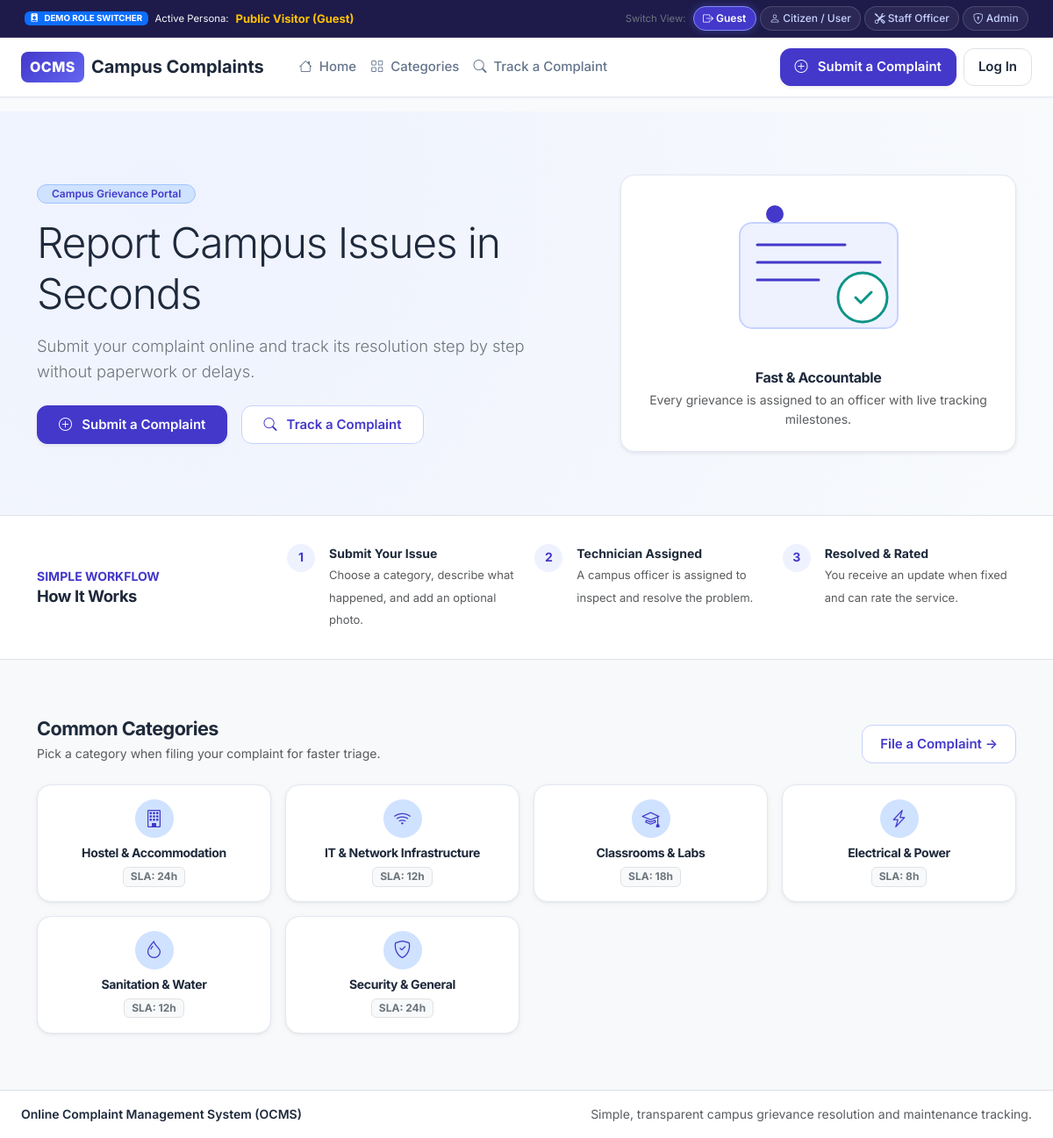
The page / on the database its author committed.
### app/models.py (models this page shows, shortened)
class Category(db.Model):
    __tablename__ = 'categories'
    id = db.Column(db.Integer, primary_key=True)
    name = db.Column(db.String(100), unique=True, nullable=False)
    description = db.Column(db.Text, nullable=True)
    sla_hours = db.Column(db.Integer, default=48, nullable=False)
    icon = db.Column(db.String(50), default='bi-tag', nullable=False)
    is_active = db.Column(db.Boolean, default=True, nullable=False)
    default_priority = db.Column(db.String(20), default='Medium', nullable=False)
    complaints = db.relationship('Complaint', backref='category', lazy=True)

### app/main/routes.py (the view)
@main_bp.route('/')
def index():
    categories = Category.query.filter_by(is_active=True).all()
    total_complaints = Complaint.query.count()
    resolved_count = Complaint.query.filter(Complaint.status.in_(['Resolved', 'Closed'])).count()
    resolution_rate = int((resolved_count / total_complaints * 100)) if total_complaints > 0 else 98
    stats = {
        'total': total_complaints,
        'resolved': resolved_count,
        'rate': resolution_rate,
        'categories_count': len(categories)
    }
    return render_template(
        'public/index.html',
        is_dashboard=False,
        categories=categories,
        stats=stats
    )

### app/__init__.py (called while the page is built)
def smart_url_for(endpoint, **values):
    try:
        return flask_url_for(endpoint, **values)
    except Exception:
        for prefix in ['auth', 'user', 'admin', 'staff', 'main']:
            try:
                return flask_url_for(f"{prefix}.{endpoint}", **values)
            except Exception:
                pass
        return flask_url_for(endpoint, **values)

### templates/public/index.html (shortened to what this page needs)
{% extends 'base.html' %}
{% block public_content %}
<section class="py-5" style="background: radial-gradient(circle at 15% 20%, rgba(238, 242, 255, 0.9) 0%, rgba(248, 250, 252, 1) 100%);">
  <div class="container py-4">
    <div class="row align-items-center gy-5">
      <div class="col-lg-7 text-center text-lg-start">
        <span class="badge bg-primary-subtle text-primary border border-primary-subtle px-3 py-1 rounded-pill fw-semibold mb-3">
          Campus Grievance Portal
        </span>
        <h1 class="display-5 fw-extrabold text-dark mb-3">
          Report Campus Issues in Seconds
        </h1>
        <p class="lead text-secondary mb-4" style="font-size: 1.15rem; max-width: 580px;">
          Submit your complaint online and track its resolution step by step without paperwork or delays.
        </p>
        <div class="d-flex flex-wrap gap-3 justify-content-center justify-content-lg-start">
          <a href="{{ url_for('submit_complaint') }}" class="btn btn-primary btn-lg px-4 shadow-sm">
            <i class="bi bi-plus-circle me-1"></i> Submit a Complaint
          </a>
          <a href="{{ url_for('track_public') }}" class="btn btn-outline-primary btn-lg px-4">
            <i class="bi bi-search me-1"></i> Track a Complaint
          </a>
        </div>
      </div>
      <div class="col-lg-5 text-center">
        <div class="ocms-card p-4 shadow-sm bg-white text-center">
          <h5 class="fw-bold text-dark mb-1">Fast & Accountable</h5>
          <p class="text-muted small mb-0">Every grievance is assigned to an officer with live tracking milestones.</p>
        </div>
      </div>
    </div>
  </div>
</section>
<section class="py-4 border-top border-bottom bg-white">
  <div class="container py-2">
    <div class="row g-4 align-items-center">
      <div class="col-lg-3 text-center text-lg-start">
        <span class="text-uppercase small fw-bold text-primary tracking-wider d-block">Simple Workflow</span>
        <h4 class="fw-bold text-dark mb-0">How It Works</h4>
      </div>
      <div class="col-lg-9">
        <div class="row g-3">
          <div class="col-md-4">
            <div class="d-flex align-items-start gap-3">
              <div class="how-step-badge">1</div>
              <div>
                <strong class="d-block text-dark small">Submit Your Issue</strong>
                <span class="text-muted" style="font-size: 0.8125rem;">Choose a category, describe what happened, and add an optional photo.</span>
              </div>
            </div>
          </div>
          <div class="col-md-4">
            <div class="d-flex align-items-start gap-3">
              <div class="how-step-badge">2</div>
              <div>
                <strong class="d-block text-dark small">Technician Assigned</strong>
                <span class="text-muted" style="font-size: 0.8125rem;">A campus officer is assigned to inspect and resolve the problem.</span>
              </div>
            </div>
          </div>
          <div class="col-md-4">
            <div class="d-flex align-items-start gap-3">
              <div class="how-step-badge">3</div>
              <div>
                <strong class="d-block text-dark small">Resolved & Rated</strong>
                <span class="text-muted" style="font-size: 0.8125rem;">You receive an update when fixed and can rate the service.</span>
              </div>
            </div>
          </div>
        </div>
      </div>
    </div>
  </div>
</section>
<section id="categories" class="py-5 bg-light">
  <div class="container py-3">
    <div class="d-flex flex-wrap justify-content-between align-items-end mb-4">
      <div>
        <h3 class="fw-bold text-dark mb-1">Common Categories</h3>
        <p class="text-muted small mb-0">Pick a category when filing your complaint for faster triage.</p>
      </div>
      <a href="{{ url_for('submit_complaint') }}" class="btn btn-outline-primary btn-sm">
        File a Complaint &rarr;
      </a>
    </div>
    <div class="row g-3">
      {% for cat in categories %}
      <div class="col-sm-6 col-md-4 col-lg-3">
        <a href="{{ url_for('submit_complaint') }}" class="text-decoration-none">
          <div class="ocms-card p-3 h-100 ocms-card-hover text-center">
            <div class="rounded-circle bg-primary-subtle text-primary d-inline-flex align-items-center justify-content-center mb-2" style="width: 44px; height: 44px; font-size: 1.25rem;">
              <i class="bi {{ cat.icon }}"></i>
            </div>
            <h6 class="fw-bold text-dark mb-1">{{ cat.name }}</h6>
            <span class="badge bg-light text-secondary border small">SLA: {{ cat.sla_hours }}h</span>
          </div>
        </a>
      </div>
      {% endfor %}
    </div>
  </div>
</section>
{% endblock %}

### templates/base.html (shortened to what this page needs)
<!DOCTYPE html>
<html lang="en">
<head>
  <link href="https://cdn.jsdelivr.net/npm/bootstrap@5.3.3/dist/css/bootstrap.min.css" rel="stylesheet">
  <link rel="stylesheet" href="https://cdn.jsdelivr.net/npm/bootstrap-icons@1.11.3/font/bootstrap-icons.min.css">
  <link rel="stylesheet" href="{{ url_for('static', filename='css/theme.css') }}">
</head>
<body>
  {% include 'partials/role_switcher.html' %}
  {% include 'partials/navbar.html' %}
  <div class="container-fluid px-3 px-md-4 pt-3">
  </div>
  {% if is_dashboard %}
  <div class="dashboard-wrapper">
    {% include 'partials/sidebar.html' %}
    <main class="dashboard-content">
      {% block content %}{% endblock %}
    </main>
  </div>
  {% else %}
  <main class="flex-grow-1">
    {% block public_content %}{% endblock %}
  </main>
  {% endif %}
  {% include 'partials/footer.html' %}
</body>
</html>

### templates/partials/role_switcher.html
<div class="role-switcher-banner">
  <div class="container-fluid d-flex flex-wrap align-items-center justify-content-between gap-2">
    <div class="d-flex align-items-center gap-2">
      <span class="badge bg-primary text-uppercase fw-bold"><i class="bi bi-person-badge-fill me-1"></i> Demo Role Switcher</span>
      <span class="small text-light d-none d-md-inline">Active Persona:</span>
      <strong class="text-warning">
        {% if session.get('role') == 'admin' %}
          Admin (Dr. Arvind Mehta)
        {% elif session.get('role') == 'staff' %}
          Staff Officer (Priya Nair)
        {% elif session.get('role') == 'user' %}
          User / Citizen (Rahul Sharma)
        {% else %}
          Public Visitor (Guest)
        {% endif %}
      </strong>
    </div>
    <div class="d-flex align-items-center flex-wrap gap-1">
      <span class="small text-secondary me-1 d-none d-lg-inline">Switch View:</span>
      <a href="{{ url_for('switch_role', role='guest') }}" class="role-badge-btn {% if not session.get('role') %}active{% endif %}">
        <i class="bi bi-box-arrow-right"></i> Guest
      </a>
      <a href="{{ url_for('switch_role', role='user') }}" class="role-badge-btn {% if session.get('role') == 'user' %}active{% endif %}">
        <i class="bi bi-person"></i> Citizen / User
      </a>
      <a href="{{ url_for('switch_role', role='staff') }}" class="role-badge-btn {% if session.get('role') == 'staff' %}active{% endif %}">
        <i class="bi bi-tools"></i> Staff Officer
      </a>
      <a href="{{ url_for('switch_role', role='admin') }}" class="role-badge-btn {% if session.get('role') == 'admin' %}active{% endif %}">
        <i class="bi bi-shield-lock"></i> Admin
      </a>
    </div>
  </div>
</div>

### templates/partials/navbar.html (shortened to what this page needs)
<nav class="navbar navbar-expand-lg ocms-navbar">
  <div class="container-fluid px-3 px-md-4">
    <a class="navbar-brand d-flex align-items-center gap-2 fw-bold text-dark text-decoration-none" href="{{ url_for('index') }}">
      <span class="brand-badge fs-6">OCMS</span>
      <span class="fs-5 d-none d-sm-inline">Campus Complaints</span>
    </a>
    <div class="collapse navbar-collapse" id="ocmsNavContent">
      <ul class="navbar-nav me-auto mb-2 mb-lg-0 ms-lg-3">
        {% if not session.get('role') %}
          <li class="nav-item">
            <a class="nav-link" href="{{ url_for('index') }}"><i class="bi bi-house me-1"></i> Home</a>
          </li>
          <li class="nav-item">
            <a class="nav-link" href="{{ url_for('index') }}#categories"><i class="bi bi-grid me-1"></i> Categories</a>
          </li>
          <li class="nav-item">
            <a class="nav-link" href="{{ url_for('track_public') }}"><i class="bi bi-search me-1"></i> Track a Complaint</a>
          </li>
        {% endif %}
      </ul>
      <div class="d-flex align-items-center flex-wrap gap-2">
        {% if not session.get('role') %}
          <a href="{{ url_for('submit_complaint') }}" class="btn btn-primary btn-sm px-3 shadow-sm">
            <i class="bi bi-plus-circle me-1"></i> Submit a Complaint
          </a>
          <a href="{{ url_for('login') }}" class="btn btn-light btn-sm px-3 border">
            Log In
          </a>
        {% endif %}
      </div>
    </div>
  </div>
</nav>

### templates/partials/footer.html
<footer class="bg-white border-top py-3 mt-auto">
  <div class="container-fluid px-3 px-md-4">
    <div class="d-flex flex-wrap justify-content-between align-items-center gap-2 text-center text-md-start">
      <span class="small text-dark fw-semibold">
        Online Complaint Management System (OCMS)
      </span>
      <span class="small text-muted">
        Simple, transparent campus grievance resolution and maintenance tracking.
      </span>
    </div>
  </div>
</footer>

### static/css/theme.css (style rules this page uses)
:root { --ocms-primary: #4338ca; --ocms-primary-hover: #3730a3; --ocms-primary-light: #eef2ff; --ocms-primary-glow: rgba(67, 56, 202, 0.15); --ocms-teal: #0d9488; --ocms-teal-light: #f0fdfa; --ocms-bg: #f8fafc; --ocms-card: #ffffff; --ocms-border: #e2e8f0; --ocms-border-focus: #a5b4fc; --ocms-text: #1e293b; --ocms-text-muted: #64748b; --ocms-text-light: #94a3b8; --status-pending-bg: #fef3c7; --status-pending-text: #92400e; --status-pending-border: #fde68a; --status-progress-bg: #e0e7ff; --status-progress-text: #3730a3; --status-progress-border: #c7d2fe; --status-resolved-bg: #d1fae5; --status-resolved-text: #065f46; --status-resolved-border: #a7f3d0; --status-rejected-bg: #ffe4e6; --status-rejected-text: #9f1239; --status-rejected-border: #fecdd3; --status-neutral-bg: #f1f5f9; --status-neutral-text: #475569; --status-neutral-border: #e2e8f0; --radius-sm: 8px; --radius-md: 12px; --radius-lg: 16px; --radius-xl: 20px; --radius-pill: 9999px; --shadow-subtle: 0 1px 3px rgba(15, 23, 42, 0.04); --shadow-card: 0 2px 8px rgba(15, 23, 42, 0.04), 0 1px 3px rgba(15, 23, 42, 0.05); --shadow-hover: 0 10px 20px -3px rgba(15, 23, 42, 0.08), 0 4px 6px -2px rgba(15, 23, 42, 0.03); --shadow-focus: 0 0 0 4px rgba(67, 56, 202, 0.12); --font-family: 'Inter', system-ui, -apple-system, BlinkMacSystemFont, 'Segoe UI', Roboto, sans-serif; --navbar-height: 68px; --sidebar-width: 250px; }
*, *::before, *::after { box-sizing: border-box; }
html { font-size: 16px; }
body { font-family: var(--font-family); background-color: var(--ocms-bg); color: var(--ocms-text); margin: 0; min-height: 100vh; display: flex; flex-direction: column; line-height: 1.6; -webkit-font-smoothing: antialiased; }
h1, h2, h3, h4, h5, h6 { color: var(--ocms-text); font-weight: 700; letter-spacing: -0.025em; line-height: 1.3; }
h1 { font-size: 2.25rem; }
h3 { font-size: 1.35rem; }
h4 { font-size: 1.15rem; }
h5 { font-size: 1rem; }
h6 { font-size: 0.875rem; }
p, .form-text, .text-secondary { color: var(--ocms-text-muted); }
.text-dark { color: var(--ocms-text) !important; }
.text-primary { color: var(--ocms-primary) !important; }
.role-switcher-banner { background: #1e1b4b; color: #e0e7ff; font-size: 0.8125rem; padding: 0.45rem 1rem; border-bottom: 1px solid rgba(255, 255, 255, 0.08); }
.role-badge-btn { color: #c7d2fe; background: rgba(255, 255, 255, 0.06); border: 1px solid rgba(255, 255, 255, 0.15); padding: 0.2rem 0.65rem; border-radius: var(--radius-pill); font-size: 0.75rem; font-weight: 500; text-decoration: none; transition: all 0.2s ease; }
.role-badge-btn.active { background: var(--ocms-primary); border-color: #818cf8; color: #ffffff; font-weight: 600; box-shadow: 0 0 10px rgba(99, 102, 241, 0.4); }
.ocms-navbar { height: var(--navbar-height); background: #ffffff; border-bottom: 1px solid var(--ocms-border); box-shadow: var(--shadow-subtle); position: sticky; top: 0; z-index: 1030; }
.brand-badge { background: linear-gradient(135deg, var(--ocms-primary), #6366f1); color: #ffffff; padding: 5px 10px; border-radius: var(--radius-sm); font-weight: 800; letter-spacing: 0.5px; }
.ocms-navbar .nav-link { color: var(--ocms-text-muted); font-weight: 500; font-size: 0.9375rem; padding: 0.5rem 0.85rem; border-radius: var(--radius-sm); transition: all 0.2s ease; }
.ocms-card { background: var(--ocms-card); border-radius: var(--radius-lg); border: 1px solid var(--ocms-border); box-shadow: var(--shadow-card); transition: transform 0.2s ease, box-shadow 0.2s ease; }
.how-step-badge { width: 32px; height: 32px; border-radius: 50%; background: var(--ocms-primary-light); color: var(--ocms-primary); font-weight: 700; font-size: 0.875rem; display: flex; align-items: center; justify-content: center; flex-shrink: 0; }
.btn { font-weight: 600; font-size: 0.9375rem; border-radius: var(--radius-md); padding: 0.6rem 1.25rem; transition: all 0.2s ease; display: inline-flex; align-items: center; justify-content: center; gap: 0.45rem; }
.btn-primary { background-color: var(--ocms-primary); border-color: var(--ocms-primary); color: #ffffff; }
.btn-outline-primary { color: var(--ocms-primary); border-color: #c7d2fe; background: #ffffff; }
.btn-light { background-color: #ffffff; border-color: var(--ocms-border); color: var(--ocms-text); }

### rows shown on the page
Category: name "Hostel & Accommodation", sla_hours "24"
Category: name "IT & Network Infrastructure", sla_hours "12"
Category: name "Classrooms & Labs", sla_hours "18"
Category: name "Electrical & Power", sla_hours "8"
Category: name "Sanitation & Water", sla_hours "12"
Category: name "Security & General", sla_hours "24"
